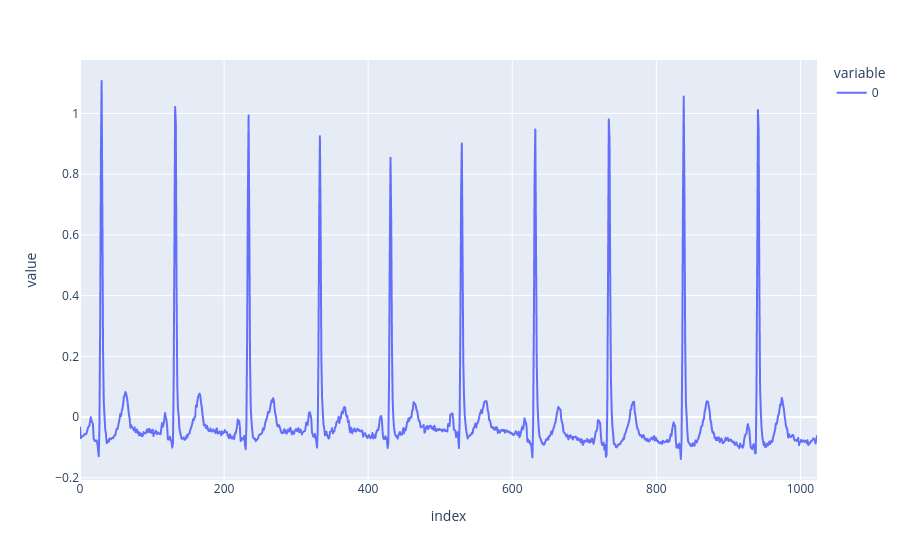

The notebook cell saved with this chart:
### Markdown cell above
The signal is quite noisy, with many samples carrying only noise information.
It can therefore be downsampled - humans can read it better and so will ML models.

one can use low-pass filter to remove noise!

To this end, we use the function `resample_poly` (polyphase resampling) from the `scipy` library.
These types of resampling functions create less artefacts than just skipping points or taking averages.

### Code cell
from scipy.signal import resample_poly
from functools import partial
downsample_factor = 2 ** 3
downsample = partial(resample_poly, up=1, down=downsample_factor)
ecg_downsampled_signals = downsample(ecg_signals)
downsampled_frequency = frequency / downsample_factor
downsampled_signal_i = ecg_downsampled_signals[: (window_length // downsample_factor), 0]
px.line(downsampled_signal_i)

### Figure 1 — Plotly figure (JSON) as saved in the notebook; plotly's stock layout.template omitted (floating-point values rounded to 4 significant figures; data arrays with more than 128 entries replaced by an {"elided": "..."} marker saying what was removed)
{"data": [{"hovertemplate": "variable=0<br>index=%{x}<br>value=%{y}<extra></extra>", "legendgroup": "0", "line": {"color": "#636efa", "dash": "solid"}, "marker": {"symbol": "circle"}, "mode": "lines", "name": "0", "showlegend": true, "type": "scattergl", "x": {"elided": "1024 int values"}, "xaxis": "x", "y": {"elided": "1024 float values"}, "yaxis": "y"}], "layout": {"legend": {"title": {"text": "variable"}, "tracegroupgap": 0}, "margin": {"t": 60}, "xaxis": {"anchor": "y", "domain": [0, 1], "title": {"text": "index"}}, "yaxis": {"anchor": "x", "domain": [0, 1], "title": {"text": "value"}}}}
